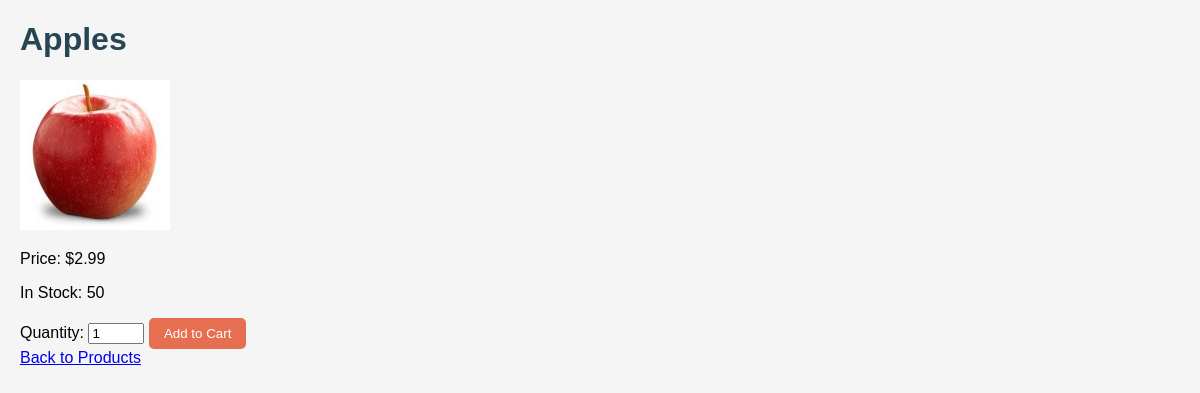
Page /product_detail.php?id=1 on the committed database.
### tables this page shows
CREATE TABLE IF NOT EXISTS products (
  id INT AUTO_INCREMENT PRIMARY KEY,
  name VARCHAR(100) NOT NULL,
  description TEXT,
  price DECIMAL(10,2) NOT NULL,
  stock INT NOT NULL,
  image VARCHAR(100)
);

### product_detail.php (the view, shortened to what this page needs)
<?php
include 'includes/db_connect.php';
$product_id = isset($_GET['id']) ? intval($_GET['id']) : 0;
$sql = "SELECT * FROM products WHERE id = $product_id";
$result = mysqli_query($conn, $sql);
$product = mysqli_fetch_assoc($result);
?>
<!DOCTYPE html>
<html>
<head>
    <link rel="stylesheet" href="assets/style.css">
</head>
<body>
    <h1><?= htmlspecialchars($product['name']) ?></h1>
    <img src="assets/images/<?= htmlspecialchars($product['image']) ?>" alt="<?= htmlspecialchars($product['name']) ?>">
    <p>Price: $<?= number_format($product['price'], 2) ?></p>
    <p>In Stock: <?= $product['stock'] ?></p>
    <form method="post">
        <label>Quantity: <input type="number" name="quantity" value="1" min="1" max="<?= $product['stock'] ?>"></label>
        <button type="submit">Add to Cart</button>
    </form>
    <a href="index.php">Back to Products</a>
</body>
</html>

### style.css (style rules this page uses)
body { font-family: Arial, sans-serif; margin: 0; padding: 0 20px; background-color: #f5f5f5; }
h1 { color: #264653; }
button[type="submit"], button[type="button"] { padding: 8px 15px; margin-right: 10px; border: none; border-radius: 5px; background-color: #e76f51; color: white; cursor: pointer; }

### rows in the picture
products: name "Apples", image (picture), price "2.99", stock "50"
